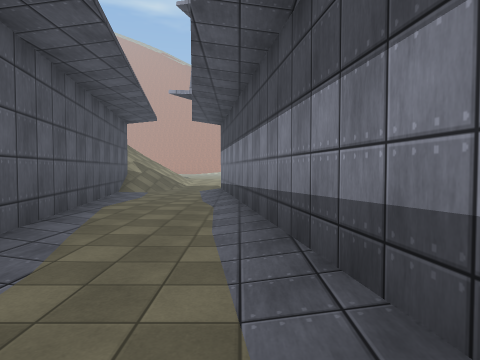
view 1 (above)

23 first-person views from a walk through a scene from a Unity 3-D project. The camera is 1.5 m above the floor, tilts 2° down and sees 75° across. The floor is counted in squares, 2 m on a side. Each view is taken from the middle of a square. On the plan, view 1 faces up. The plan holds only what a view shows up to about 10 squares ahead; the rest is blank. The place goes on beyond the plan. Surface patterns are stand-ins for the level's own textures.

view 2
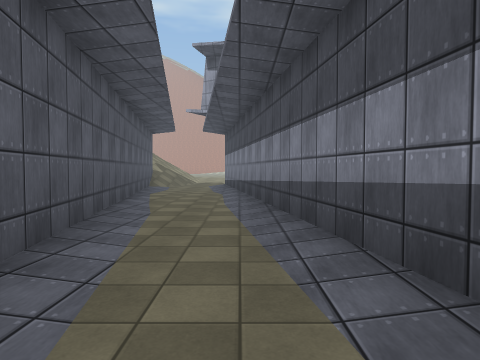

view 3
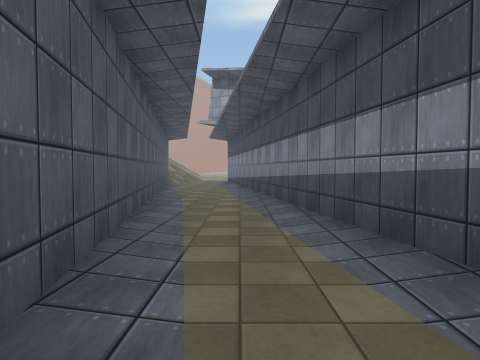

view 4
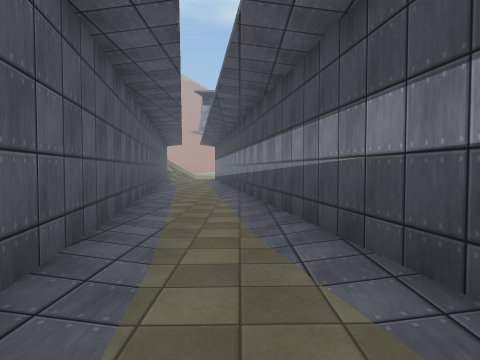

view 5
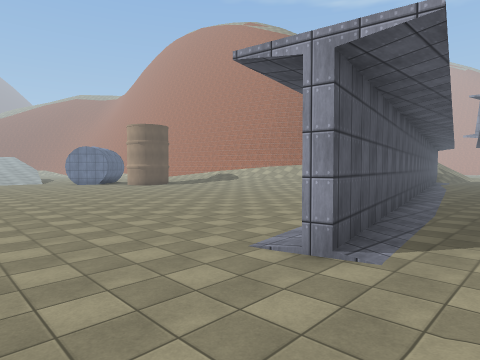

view 6
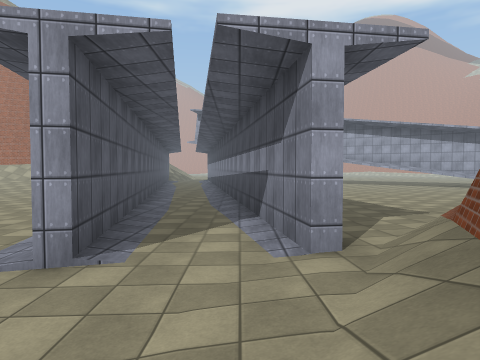

view 7
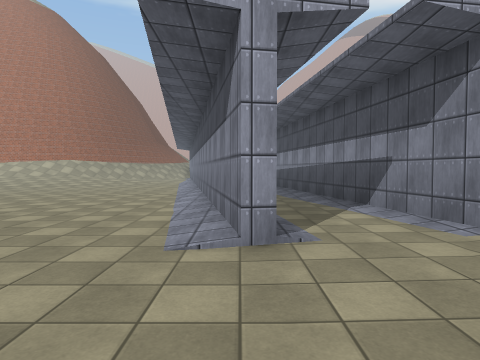

view 8
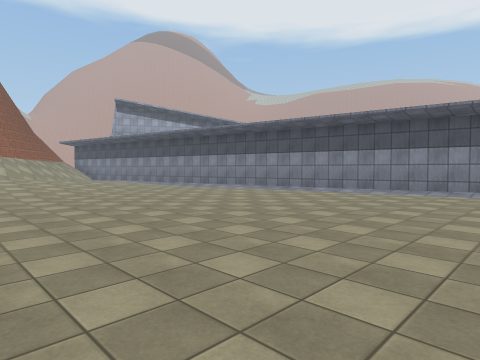

view 9
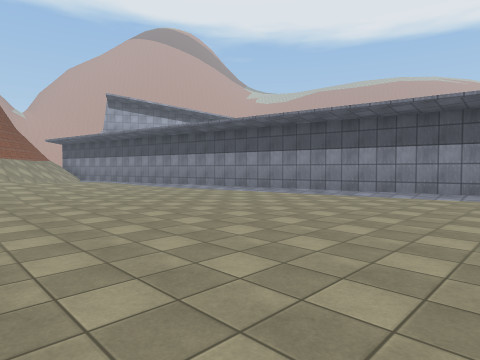

view 10
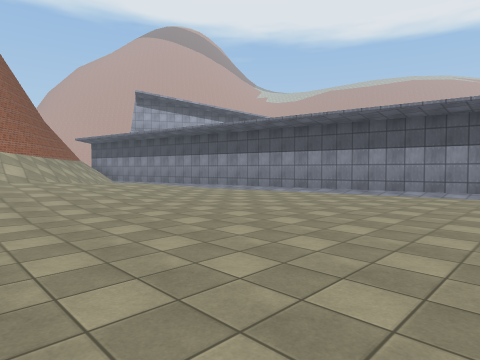

view 11
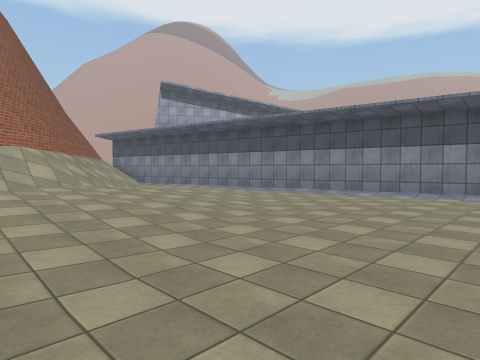

view 12
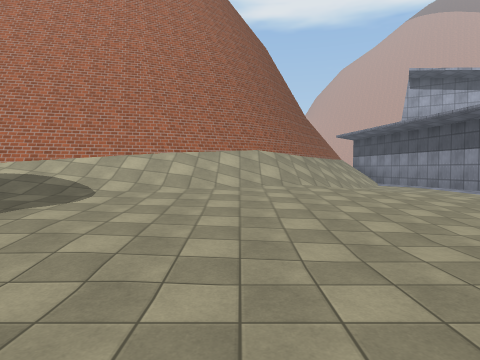

view 13
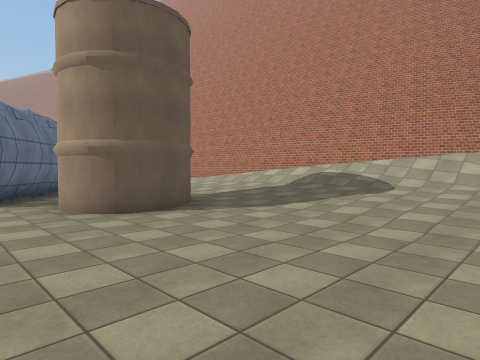

view 14
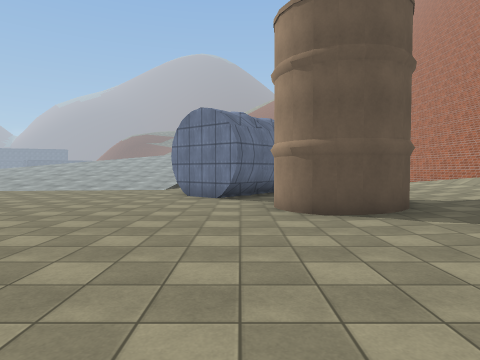

view 15
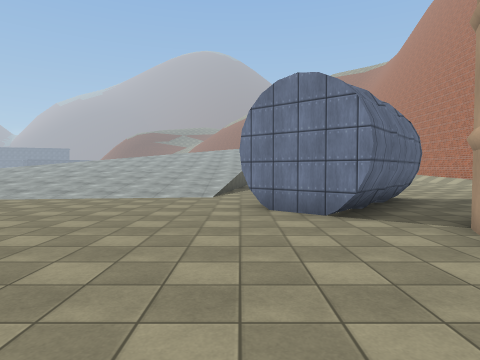

view 16
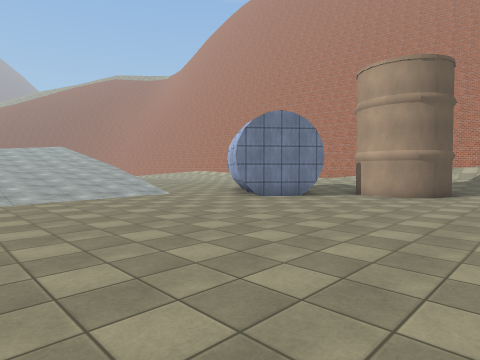

view 17
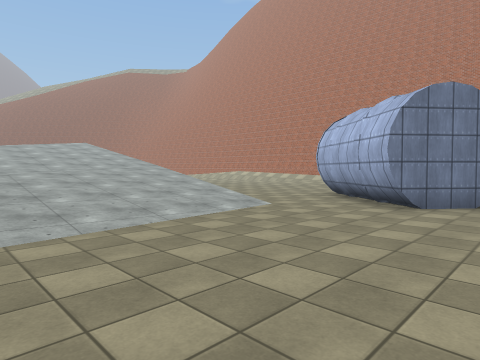

view 18
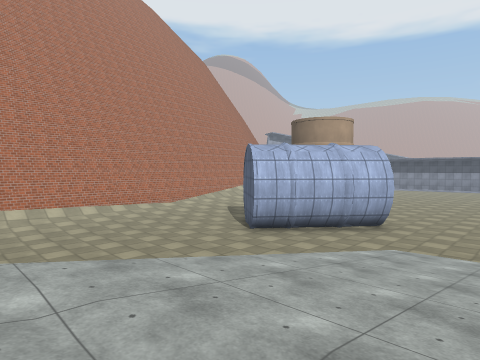

view 19
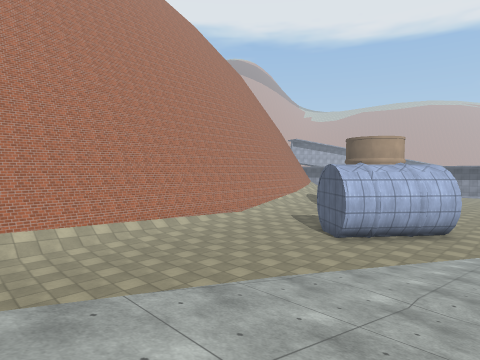

view 20
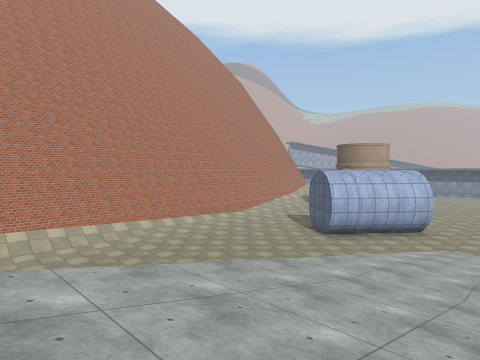

view 21
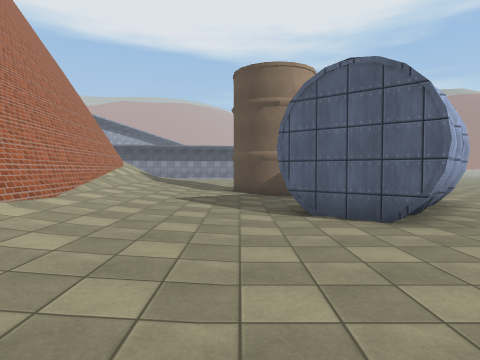

view 22
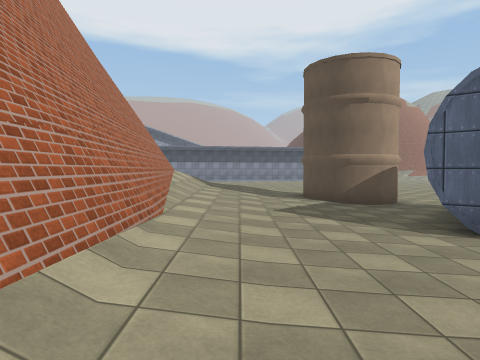

view 23
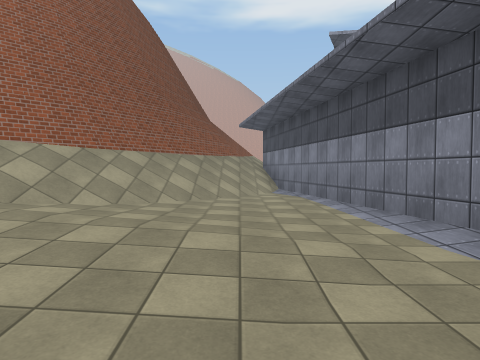

### Floor plan
Key: @ floor where view 1 was taken; # wall or solid block; . main floor; : floor 0.25 m higher than the main floor; / step, stairs or slope; = window, fence, low wall or low ledge; O other object.
Columns run from 32 left of view 1 to 8 right of it. Each row starts with its distance up from view 1.
 10                             #...#
  9                             #...#
  8                           #/##..#
  7                          ##//#..#
  6                         ##//.#..#
  5                         #//::#..#
  4                        ##//:.#..##
  3                      ###//::.#/..#
  2                    ###/////:.##..#
  1                 ####////////..#..#
  0           ########//////////..#.@#
 -1  ###########///////////////...#..#
 -2  ////::::////////////////.....#..#
 -3  .........:::::::://///.......##.##
 -4   .............OO..............#..#
 -5   ..........#..O O.............#..#   ..:
 -6    ........###.OO..............#..#  ..::
 -7      .....#####................#..#  ..:/
 -8        .....##.................##.# ..:/
 -9 //////==........................#.##.:/
-10 ///////////......... ...........#..#:/
-11 ///////////......... ...........#..#/
-12 / /////////......... ...........#../#
-13    ////////.........  ............//#
-14     ////////........    ........../
-15          ///........          ... /

Positions as (right, up) in squares from view 1, and headings:
1: (0, 0), facing up
2: (0, -3), facing up
3: (0, -6), facing up
4: (1, -10), facing up
5: (2, -15), facing up-left
6: (2, -15), facing up
7: (0, -15), facing up
8: (-11, -12), facing up-right
9: (-10, -11), facing up-right
10: (-11, -9), facing up-right
11: (-11, -6), facing up-right
12: (-10, -6), facing up
13: (-10, -8), facing up-left
14: (-10, -7), facing left
15: (-13, -9), facing left
16: (-13, -15), facing up-left
17: (-17, -15), facing up-left
18: (-28, -12), facing up-right
19: (-31, -11), facing up-right
20: (-32, -12), facing up-right
21: (-26, -4), facing right
22: (-25, -2), facing right
23: (-5, -2), facing up
